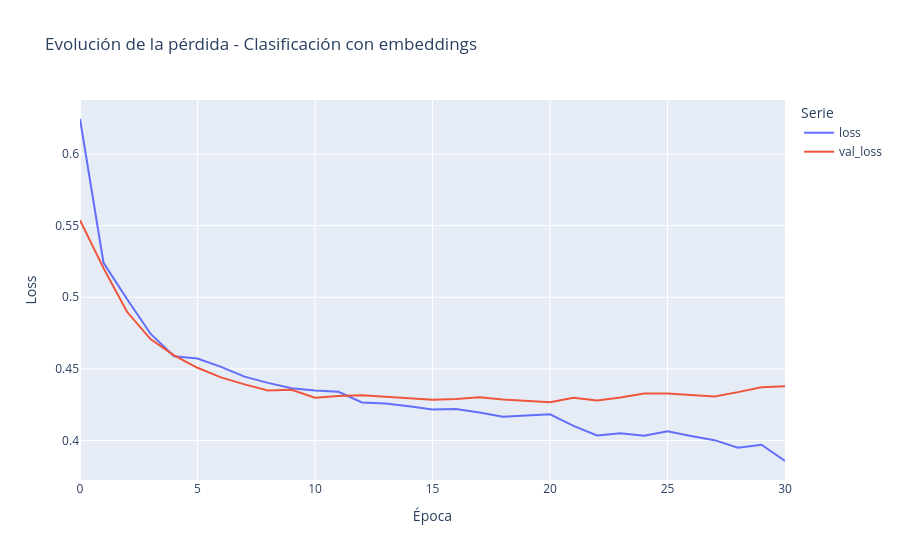

Source (notebook cell):
### Markdown cell above
### Evolución de pérdida

### Code cell
hist_class = pd.DataFrame(history_class.history)

fig = px.line(
    hist_class,
    y=["loss", "val_loss"],
    title="Evolución de la pérdida - Clasificación con embeddings",
    labels={"index": "Época", "value": "Loss", "variable": "Serie"}
)

fig.show()

### Figure 1 — Plotly figure (JSON) as saved in the notebook; plotly's stock layout.template omitted (floating-point values rounded to 4 significant figures)
{"data": [{"hovertemplate": "Serie=loss<br>Época=%{x}<br>Loss=%{y}<extra></extra>", "legendgroup": "loss", "line": {"color": "#636efa", "dash": "solid"}, "marker": {"symbol": "circle"}, "mode": "lines", "name": "loss", "orientation": "v", "showlegend": true, "type": "scatter", "x": [0, 1, 2, 3, 4, 5, 6, 7, 8, 9, 10, 11, 12, 13, 14, 15, 16, 17, 18, 19, 20, 21, 22, 23, 24, 25, 26, 27, 28, 29, 30], "xaxis": "x", "y": [0.6244, 0.5241, 0.4988, 0.4746, 0.4589, 0.4573, 0.4514, 0.4446, 0.4402, 0.4365, 0.4349, 0.434, 0.4265, 0.4258, 0.4239, 0.4217, 0.4219, 0.4196, 0.4166, 0.4173, 0.4183, 0.4102, 0.4035, 0.4051, 0.4034, 0.4065, 0.4031, 0.4003, 0.395, 0.397, 0.3857], "yaxis": "y"}, {"hovertemplate": "Serie=val_loss<br>Época=%{x}<br>Loss=%{y}<extra></extra>", "legendgroup": "val_loss", "line": {"color": "#EF553B", "dash": "solid"}, "marker": {"symbol": "circle"}, "mode": "lines", "name": "val_loss", "orientation": "v", "showlegend": true, "type": "scatter", "x": [0, 1, 2, 3, 4, 5, 6, 7, 8, 9, 10, 11, 12, 13, 14, 15, 16, 17, 18, 19, 20, 21, 22, 23, 24, 25, 26, 27, 28, 29, 30], "xaxis": "x", "y": [0.5537, 0.5203, 0.4899, 0.4708, 0.4594, 0.4508, 0.4441, 0.4392, 0.4349, 0.4354, 0.4298, 0.431, 0.4317, 0.4306, 0.4296, 0.4285, 0.4289, 0.4302, 0.4287, 0.4279, 0.4267, 0.4298, 0.428, 0.43, 0.4328, 0.4329, 0.4318, 0.4307, 0.4338, 0.4372, 0.4379], "yaxis": "y"}], "layout": {"legend": {"title": {"text": "Serie"}, "tracegroupgap": 0}, "title": {"text": "Evolución de la pérdida - Clasificación con embeddings"}, "xaxis": {"anchor": "y", "domain": [0, 1], "title": {"text": "Época"}}, "yaxis": {"anchor": "x", "domain": [0, 1], "title": {"text": "Loss"}}}}
